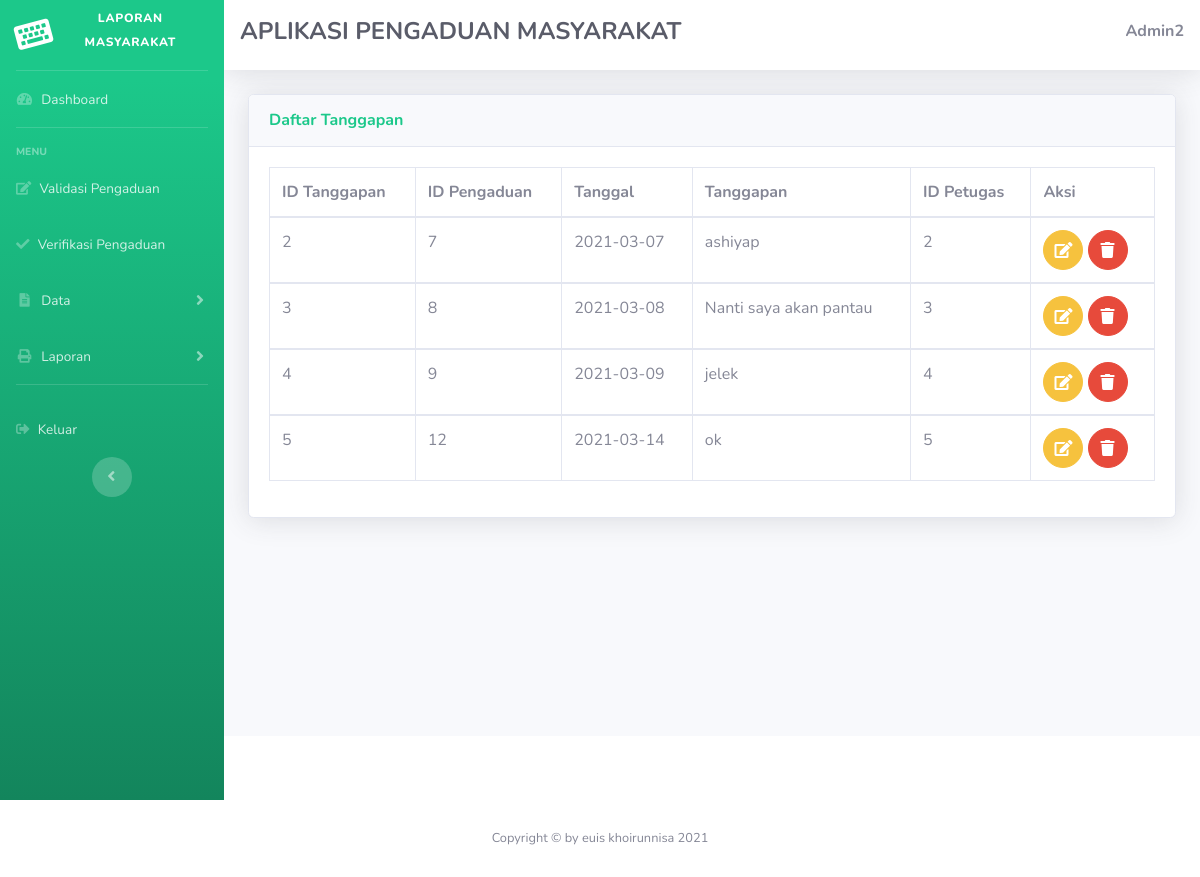
The app's page /admin/admin.php?url=daftar_tanggapan (signed in), older data.
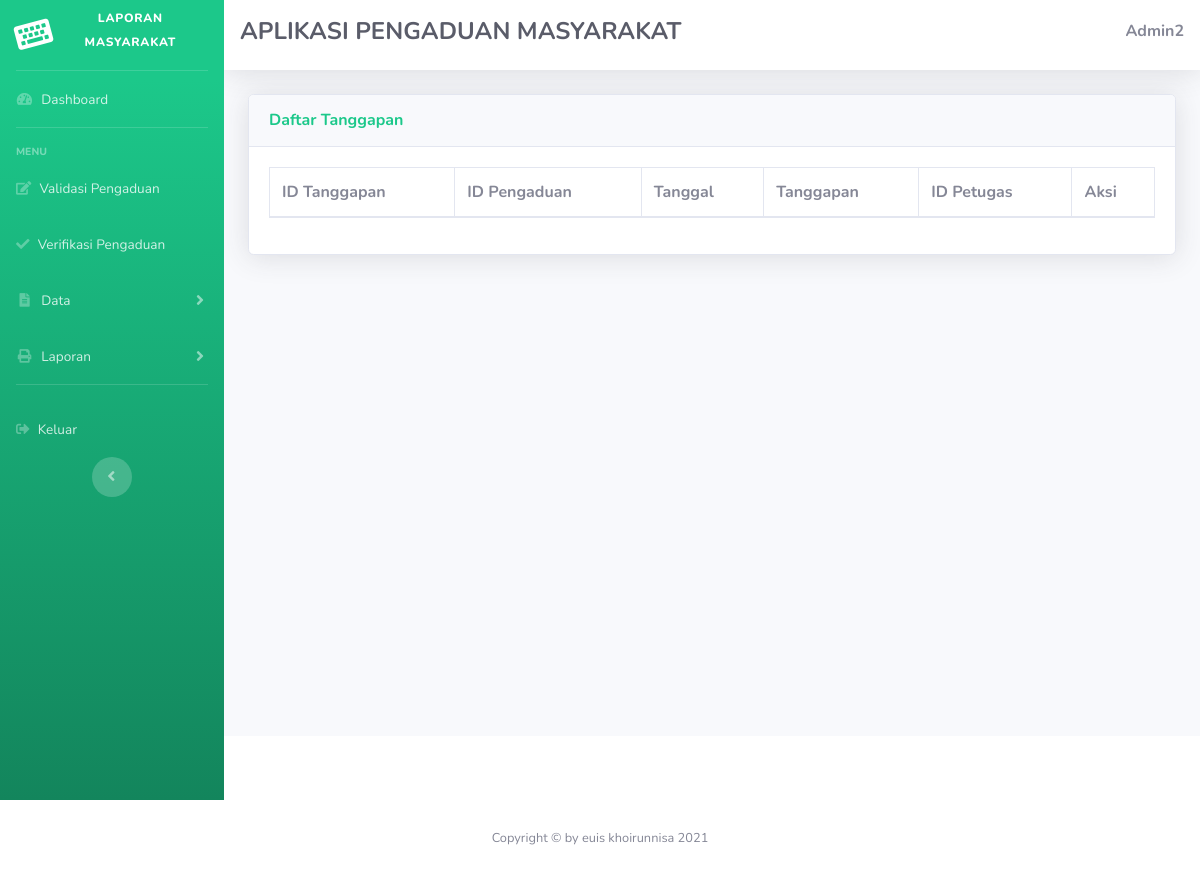
The same page, newer data.
### tables this page shows
CREATE TABLE `tanggapan` (
  `id_tanggapan` int(11) NOT NULL,
  `id_pengaduan` int(11) NOT NULL,
  `tgl_tanggapan` date NOT NULL,
  `tanggapan` text NOT NULL,
  `id_petugas` int(11) NOT NULL
);

### admin/daftar_tanggapan.php (the view, shortened to what this page needs)
<!DOCTYPE html>
<html lang="en">
<head>
  <link href="../vendor/fontawesome-free/css/all.min.css" rel="stylesheet" type="text/css">
  <link href="../css/sb-admin-2.min.css" rel="stylesheet">
  <link href="../vendor/datatables/dataTables.bootstrap4.min.css" rel="stylesheet">
</head>
<body id="page-top">
          <div class="card shadow mb-4">
            <div class="card-header py-3">
              <h6 class="m-0 font-weight-bold text-success">Daftar Tanggapan</h6>
            </div>
            <div class="card-body">
              <div class="table-responsive">
                <table class="table table-bordered" id="dataTable" width="100%" cellspacing="0">
                  <thead>
                    <tr>
                      <th>ID Tanggapan</th>
                      <th>ID Pengaduan</th>
                      <th>Tanggal</th>
                      <th>Tanggapan</th>
                      <th>ID Petugas</th>
                      <th>Aksi</th>
                    </tr>
                  </thead>
                  <?php
                  require '../koneksi.php';
                  $sqli=mysqli_query($konek, "select * from tanggapan");
                  while ($data=mysqli_fetch_array($sqli)) {
                  ?>
                  <tbody>
                    <tr>
                        <td><?php echo $data['id_tanggapan']; ?></td>
                        <td><?php echo $data['id_pengaduan']; ?></td>
                        <td><?php echo $data['tgl_tanggapan']; ?></td>
                        <td><?php echo $data['tanggapan']; ?></td>
                        <td><?php echo $data['id_tanggapan']; ?></td>
                      <td>
                    <a href="admin.php?url=edit_tanggapan&id=<?php echo $data['id_tanggapan']; ?>"
                    class="btn btn-warning btn-circle">
                        <i class="fa fa-edit"></i>
                    </a>
                    <a href="delete_tanggapan.php?id=<?php echo $data['id_tanggapan']; ?>"
                    class="btn btn-danger btn-circle" onclick="return confirm('Yakin akan dihapus?')">
                        <i class="fa fa-trash"></i>
                    </a>
                      </td>
                    </tr>
                  </tbody>
                  <?php } ?>
                </table>
              </div>
            </div>
          </div>
        </div>
      </div>
      <footer class="sticky-footer bg-white">
      </footer>
    </div>
  </div>
</body>
</html>

Row changes from the older to the newer data that the page shows:
removed tanggapan: id_tanggapan "2", id_pengaduan "7", tgl_tanggapan "2021-03-07", tanggapan "ashiyap"
removed tanggapan: id_tanggapan "3", id_pengaduan "8", tgl_tanggapan "2021-03-08", tanggapan "Nanti saya akan pantau"
removed tanggapan: id_tanggapan "4", id_pengaduan "9", tgl_tanggapan "2021-03-09", tanggapan "jelek"
removed tanggapan: id_tanggapan "5", id_pengaduan "12", tgl_tanggapan "2021-03-14", tanggapan "ok"
